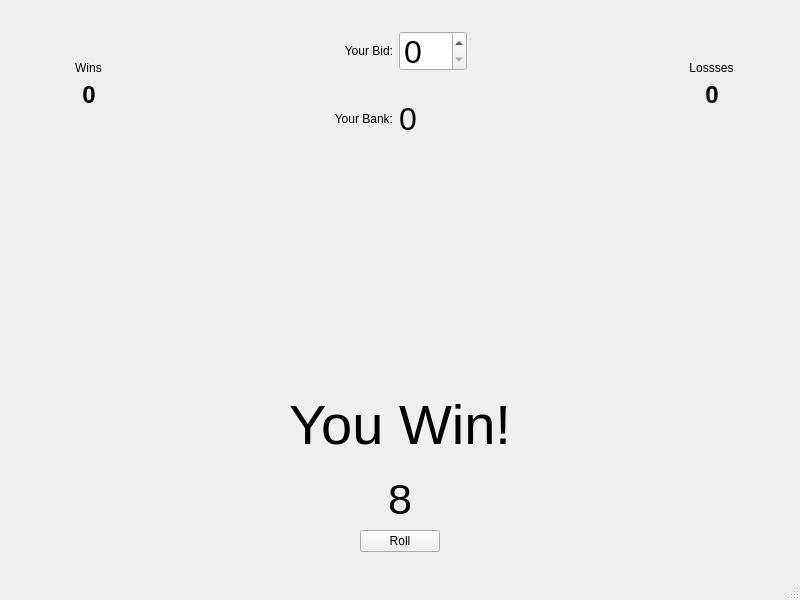
<?xml version="1.0" encoding="UTF-8"?>
<ui version="4.0">
 <class>MainWindow</class>
 <widget class="QMainWindow" name="MainWindow">
  <property name="geometry">
   <rect>
    <x>0</x>
    <y>0</y>
    <width>800</width>
    <height>600</height>
   </rect>
  </property>
  <property name="windowTitle">
   <string>MainWindow</string>
  </property>
  <widget class="QWidget" name="centralwidget">
   <layout class="QGridLayout" name="gridLayout_2">
    <item row="0" column="0">
     <layout class="QVBoxLayout" name="verticalLayout_6">
      <item>
       <layout class="QHBoxLayout" name="horizontalLayout_5">
        <item>
         <layout class="QVBoxLayout" name="verticalLayout_3">
          <item>
           <spacer name="verticalSpacer_6">
            <property name="orientation">
             <enum>Qt::Vertical</enum>
            </property>
            <property name="sizeHint" stdset="0">
             <size>
              <width>20</width>
              <height>10</height>
             </size>
            </property>
           </spacer>
          </item>
          <item>
           <layout class="QVBoxLayout" name="verticalLayout">
            <item>
             <widget class="QLabel" name="yourWinsLabel">
              <property name="minimumSize">
               <size>
                <width>80</width>
                <height>0</height>
               </size>
              </property>
              <property name="text">
               <string>Wins</string>
              </property>
              <property name="alignment">
               <set>Qt::AlignCenter</set>
              </property>
             </widget>
            </item>
            <item>
             <layout class="QHBoxLayout" name="horizontalLayout_3">
              <item>
               <spacer name="horizontalSpacer_6">
                <property name="orientation">
                 <enum>Qt::Horizontal</enum>
                </property>
                <property name="sizeHint" stdset="0">
                 <size>
                  <width>40</width>
                  <height>20</height>
                 </size>
                </property>
               </spacer>
              </item>
              <item>
               <widget class="QLabel" name="winsLabel">
                <property name="font">
                 <font>
                  <pointsize>18</pointsize>
                  <weight>75</weight>
                  <bold>true</bold>
                 </font>
                </property>
                <property name="text">
                 <string>0</string>
                </property>
                <property name="alignment">
                 <set>Qt::AlignCenter</set>
                </property>
               </widget>
              </item>
              <item>
               <spacer name="horizontalSpacer_7">
                <property name="orientation">
                 <enum>Qt::Horizontal</enum>
                </property>
                <property name="sizeHint" stdset="0">
                 <size>
                  <width>40</width>
                  <height>20</height>
                 </size>
                </property>
               </spacer>
              </item>
             </layout>
            </item>
           </layout>
          </item>
          <item>
           <spacer name="verticalSpacer_7">
            <property name="orientation">
             <enum>Qt::Vertical</enum>
            </property>
            <property name="sizeHint" stdset="0">
             <size>
              <width>20</width>
              <height>20</height>
             </size>
            </property>
           </spacer>
          </item>
         </layout>
        </item>
        <item>
         <spacer name="horizontalSpacer_10">
          <property name="orientation">
           <enum>Qt::Horizontal</enum>
          </property>
          <property name="sizeHint" stdset="0">
           <size>
            <width>40</width>
            <height>20</height>
           </size>
          </property>
         </spacer>
        </item>
        <item>
         <layout class="QGridLayout" name="gridLayout">
          <item row="0" column="0">
           <widget class="QLabel" name="label">
            <property name="text">
             <string>Your Bid:</string>
            </property>
            <property name="alignment">
             <set>Qt::AlignRight|Qt::AlignTrailing|Qt::AlignVCenter</set>
            </property>
           </widget>
          </item>
          <item row="0" column="1">
           <widget class="QSpinBox" name="bidSpinBox">
            <property name="minimumSize">
             <size>
              <width>0</width>
              <height>40</height>
             </size>
            </property>
            <property name="maximumSize">
             <size>
              <width>16777215</width>
              <height>40</height>
             </size>
            </property>
            <property name="font">
             <font>
              <pointsize>24</pointsize>
             </font>
            </property>
           </widget>
          </item>
          <item row="1" column="0">
           <widget class="QLabel" name="label_2">
            <property name="text">
             <string>Your Bank:</string>
            </property>
            <property name="alignment">
             <set>Qt::AlignRight|Qt::AlignTrailing|Qt::AlignVCenter</set>
            </property>
           </widget>
          </item>
          <item row="1" column="1">
           <widget class="QLabel" name="bankValue">
            <property name="minimumSize">
             <size>
              <width>0</width>
              <height>40</height>
             </size>
            </property>
            <property name="maximumSize">
             <size>
              <width>16777215</width>
              <height>40</height>
             </size>
            </property>
            <property name="font">
             <font>
              <pointsize>24</pointsize>
             </font>
            </property>
            <property name="text">
             <string>0</string>
            </property>
            <property name="alignment">
             <set>Qt::AlignLeading|Qt::AlignLeft|Qt::AlignVCenter</set>
            </property>
            <property name="margin">
             <number>5</number>
            </property>
           </widget>
          </item>
         </layout>
        </item>
        <item>
         <spacer name="horizontalSpacer_11">
          <property name="orientation">
           <enum>Qt::Horizontal</enum>
          </property>
          <property name="sizeHint" stdset="0">
           <size>
            <width>40</width>
            <height>20</height>
           </size>
          </property>
         </spacer>
        </item>
        <item>
         <layout class="QVBoxLayout" name="verticalLayout_4">
          <item>
           <spacer name="verticalSpacer_9">
            <property name="orientation">
             <enum>Qt::Vertical</enum>
            </property>
            <property name="sizeHint" stdset="0">
             <size>
              <width>20</width>
              <height>10</height>
             </size>
            </property>
           </spacer>
          </item>
          <item>
           <layout class="QVBoxLayout" name="verticalLayout_5">
            <item>
             <widget class="QLabel" name="yourWinsLabel_2">
              <property name="minimumSize">
               <size>
                <width>80</width>
                <height>0</height>
               </size>
              </property>
              <property name="text">
               <string>Lossses</string>
              </property>
              <property name="alignment">
               <set>Qt::AlignCenter</set>
              </property>
             </widget>
            </item>
            <item>
             <layout class="QHBoxLayout" name="horizontalLayout_4">
              <item>
               <spacer name="horizontalSpacer_8">
                <property name="orientation">
                 <enum>Qt::Horizontal</enum>
                </property>
                <property name="sizeHint" stdset="0">
                 <size>
                  <width>40</width>
                  <height>20</height>
                 </size>
                </property>
               </spacer>
              </item>
              <item>
               <widget class="QLabel" name="lossesLabel">
                <property name="font">
                 <font>
                  <pointsize>18</pointsize>
                  <weight>75</weight>
                  <bold>true</bold>
                 </font>
                </property>
                <property name="text">
                 <string>0</string>
                </property>
                <property name="alignment">
                 <set>Qt::AlignCenter</set>
                </property>
               </widget>
              </item>
              <item>
               <spacer name="horizontalSpacer_9">
                <property name="orientation">
                 <enum>Qt::Horizontal</enum>
                </property>
                <property name="sizeHint" stdset="0">
                 <size>
                  <width>40</width>
                  <height>20</height>
                 </size>
                </property>
               </spacer>
              </item>
             </layout>
            </item>
           </layout>
          </item>
          <item>
           <spacer name="verticalSpacer_10">
            <property name="orientation">
             <enum>Qt::Vertical</enum>
            </property>
            <property name="sizeHint" stdset="0">
             <size>
              <width>20</width>
              <height>20</height>
             </size>
            </property>
           </spacer>
          </item>
         </layout>
        </item>
       </layout>
      </item>
      <item>
       <layout class="QHBoxLayout" name="horizontalLayout">
        <item>
         <spacer name="horizontalSpacer">
          <property name="orientation">
           <enum>Qt::Horizontal</enum>
          </property>
          <property name="sizeType">
           <enum>QSizePolicy::MinimumExpanding</enum>
          </property>
          <property name="sizeHint" stdset="0">
           <size>
            <width>40</width>
            <height>20</height>
           </size>
          </property>
         </spacer>
        </item>
        <item>
         <widget class="QLabel" name="die1View">
          <property name="sizePolicy">
           <sizepolicy hsizetype="Fixed" vsizetype="Fixed">
            <horstretch>0</horstretch>
            <verstretch>0</verstretch>
           </sizepolicy>
          </property>
          <property name="minimumSize">
           <size>
            <width>180</width>
            <height>180</height>
           </size>
          </property>
          <property name="font">
           <font>
            <pointsize>72</pointsize>
            <weight>75</weight>
            <bold>true</bold>
           </font>
          </property>
          <property name="text">
           <string/>
          </property>
          <property name="pixmap">
           <pixmap resource="crapsResources.qrc">:/1</pixmap>
          </property>
          <property name="alignment">
           <set>Qt::AlignCenter</set>
          </property>
         </widget>
        </item>
        <item>
         <spacer name="horizontalSpacer_2">
          <property name="orientation">
           <enum>Qt::Horizontal</enum>
          </property>
          <property name="sizeType">
           <enum>QSizePolicy::MinimumExpanding</enum>
          </property>
          <property name="sizeHint" stdset="0">
           <size>
            <width>40</width>
            <height>20</height>
           </size>
          </property>
         </spacer>
        </item>
        <item>
         <widget class="QLabel" name="die2View">
          <property name="sizePolicy">
           <sizepolicy hsizetype="Fixed" vsizetype="Fixed">
            <horstretch>0</horstretch>
            <verstretch>0</verstretch>
           </sizepolicy>
          </property>
          <property name="minimumSize">
           <size>
            <width>180</width>
            <height>180</height>
           </size>
          </property>
          <property name="font">
           <font>
            <pointsize>72</pointsize>
            <weight>75</weight>
            <bold>true</bold>
           </font>
          </property>
          <property name="text">
           <string/>
          </property>
          <property name="pixmap">
           <pixmap resource="crapsResources.qrc">:/1</pixmap>
          </property>
          <property name="alignment">
           <set>Qt::AlignCenter</set>
          </property>
         </widget>
        </item>
        <item>
         <spacer name="horizontalSpacer_3">
          <property name="orientation">
           <enum>Qt::Horizontal</enum>
          </property>
          <property name="sizeType">
           <enum>QSizePolicy::MinimumExpanding</enum>
          </property>
          <property name="sizeHint" stdset="0">
           <size>
            <width>40</width>
            <height>20</height>
           </size>
          </property>
         </spacer>
        </item>
       </layout>
      </item>
      <item>
       <layout class="QVBoxLayout" name="verticalLayout_2">
        <item>
         <spacer name="verticalSpacer_2">
          <property name="orientation">
           <enum>Qt::Vertical</enum>
          </property>
          <property name="sizeHint" stdset="0">
           <size>
            <width>20</width>
            <height>40</height>
           </size>
          </property>
         </spacer>
        </item>
        <item>
         <widget class="QLabel" name="resultsLabel">
          <property name="font">
           <font>
            <pointsize>42</pointsize>
           </font>
          </property>
          <property name="text">
           <string>You Win!</string>
          </property>
          <property name="alignment">
           <set>Qt::AlignCenter</set>
          </property>
         </widget>
        </item>
        <item>
         <spacer name="verticalSpacer_4">
          <property name="orientation">
           <enum>Qt::Vertical</enum>
          </property>
          <property name="sizeHint" stdset="0">
           <size>
            <width>20</width>
            <height>13</height>
           </size>
          </property>
         </spacer>
        </item>
        <item>
         <widget class="QLabel" name="rollingForLabel">
          <property name="font">
           <font>
            <pointsize>32</pointsize>
           </font>
          </property>
          <property name="text">
           <string>8</string>
          </property>
          <property name="alignment">
           <set>Qt::AlignCenter</set>
          </property>
         </widget>
        </item>
        <item>
         <layout class="QHBoxLayout" name="horizontalLayout_2">
          <item>
           <spacer name="horizontalSpacer_5">
            <property name="orientation">
             <enum>Qt::Horizontal</enum>
            </property>
            <property name="sizeHint" stdset="0">
             <size>
              <width>40</width>
              <height>20</height>
             </size>
            </property>
           </spacer>
          </item>
          <item>
           <widget class="QPushButton" name="rollButton">
            <property name="text">
             <string>Roll</string>
            </property>
           </widget>
          </item>
          <item>
           <spacer name="horizontalSpacer_4">
            <property name="orientation">
             <enum>Qt::Horizontal</enum>
            </property>
            <property name="sizeHint" stdset="0">
             <size>
              <width>40</width>
              <height>20</height>
             </size>
            </property>
           </spacer>
          </item>
         </layout>
        </item>
        <item>
         <spacer name="verticalSpacer_3">
          <property name="orientation">
           <enum>Qt::Vertical</enum>
          </property>
          <property name="sizeHint" stdset="0">
           <size>
            <width>20</width>
            <height>17</height>
           </size>
          </property>
         </spacer>
        </item>
       </layout>
      </item>
     </layout>
    </item>
   </layout>
  </widget>
  <widget class="QMenuBar" name="menubar">
   <property name="geometry">
    <rect>
     <x>0</x>
     <y>0</y>
     <width>800</width>
     <height>21</height>
    </rect>
   </property>
  </widget>
  <widget class="QStatusBar" name="statusbar"/>
 </widget>
 <resources>
  <include location="crapsResources.qrc"/>
  <include location="crapsResources.qrc"/>
 </resources>
 <connections/>
</ui>
